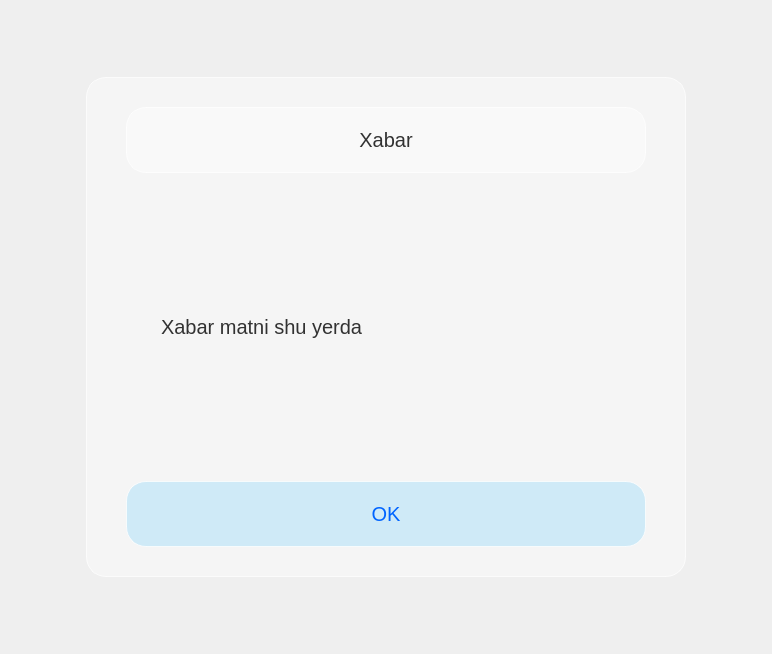
<?xml version="1.0" encoding="UTF-8"?>
<ui version="4.0">
 <class>Dialog</class>
 <widget class="QDialog" name="Dialog">
  <property name="geometry">
   <rect>
    <x>0</x>
    <y>0</y>
    <width>772</width>
    <height>654</height>
   </rect>
  </property>
  <property name="windowTitle">
   <string>Dialog</string>
  </property>
  <layout class="QHBoxLayout" name="horizontalLayout">
   <item>
    <widget class="QFrame" name="frame">
     <property name="sizePolicy">
      <sizepolicy hsizetype="Preferred" vsizetype="Preferred">
       <horstretch>1</horstretch>
       <verstretch>0</verstretch>
      </sizepolicy>
     </property>
     <property name="maximumSize">
      <size>
       <width>600</width>
       <height>500</height>
      </size>
     </property>
     <property name="focusPolicy">
      <enum>Qt::NoFocus</enum>
     </property>
     <property name="styleSheet">
      <string notr="true">color: rgb(50, 50, 50);
font-family: &quot;Segoe UI Black&quot;;
font-size: 20px;
padding: 20px 30px;
background-color: rgba(255, 255, 255, 100);
border:1px solid rgba(255, 255, 255, 180);
border-radius: 20px;</string>
     </property>
     <property name="frameShape">
      <enum>QFrame::StyledPanel</enum>
     </property>
     <property name="frameShadow">
      <enum>QFrame::Raised</enum>
     </property>
     <layout class="QVBoxLayout" name="verticalLayout_3">
      <item>
       <widget class="QLabel" name="title">
        <property name="sizePolicy">
         <sizepolicy hsizetype="Preferred" vsizetype="Maximum">
          <horstretch>0</horstretch>
          <verstretch>0</verstretch>
         </sizepolicy>
        </property>
        <property name="focusPolicy">
         <enum>Qt::NoFocus</enum>
        </property>
        <property name="text">
         <string>Xabar</string>
        </property>
        <property name="alignment">
         <set>Qt::AlignCenter</set>
        </property>
       </widget>
      </item>
      <item>
       <widget class="QLabel" name="info">
        <property name="styleSheet">
         <string notr="true">border: 0;
background-color: rgba(0, 0, 0, 0);
font-family: &quot;Segoe UI&quot;;</string>
        </property>
        <property name="text">
         <string>Xabar matni shu yerda</string>
        </property>
        <property name="wordWrap">
         <bool>true</bool>
        </property>
       </widget>
      </item>
      <item>
       <widget class="QPushButton" name="ok">
        <property name="cursor">
         <cursorShape>PointingHandCursor</cursorShape>
        </property>
        <property name="focusPolicy">
         <enum>Qt::NoFocus</enum>
        </property>
        <property name="styleSheet">
         <string notr="true">QPushButton{
background-color: rgba(0, 170, 255, 40);
color: rgb(0, 100, 255);
}

QPushButton:hover{
background-color: rgb(0, 170, 255);
color: white;
}</string>
        </property>
        <property name="text">
         <string>OK</string>
        </property>
       </widget>
      </item>
     </layout>
    </widget>
   </item>
  </layout>
 </widget>
 <resources/>
 <connections>
  <connection>
   <sender>ok</sender>
   <signal>clicked()</signal>
   <receiver>Dialog</receiver>
   <slot>close()</slot>
   <hints>
    <hint type="sourcelabel">
     <x>382</x>
     <y>499</y>
    </hint>
    <hint type="destinationlabel">
     <x>420</x>
     <y>-121</y>
    </hint>
   </hints>
  </connection>
 </connections>
</ui>
